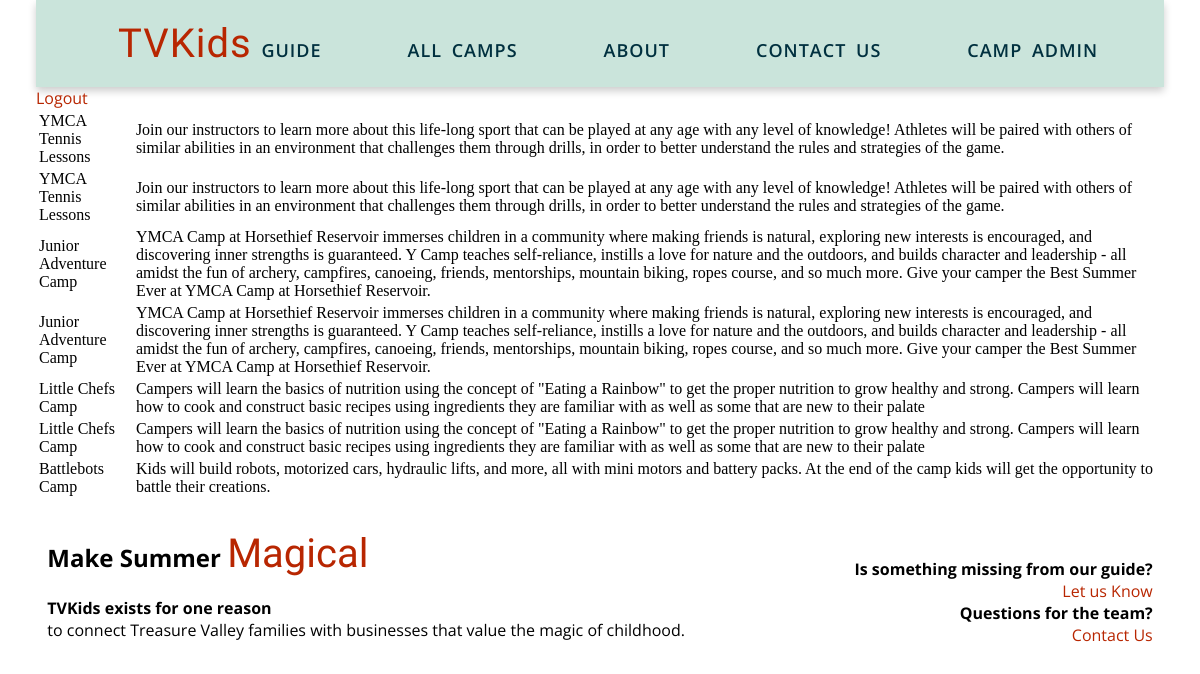
/camp-management.php (signed in), run on the app's committed database.
### tables this page shows
CREATE TABLE CampProvider (provider_id INTEGER PRIMARY KEY AUTO_INCREMENT, 
							   company_name VARCHAR(100) NOT NULL, 
							   website VARCHAR(150) NOT NULL UNIQUE, 
							   address_1 VARCHAR(100) NOT NULL, 
							   address_2 VARCHAR(100), 
							   city VARCHAR(100) NOT NULL, 
							   state VARCHAR(2) NOT NULL, 
							   zipcode VARCHAR (20) NOT NULL, 
							   isActive BOOLEAN DEFAULT 1);

CREATE TABLE Camp (camp_id INTEGER PRIMARY KEY AUTO_INCREMENT, 
						   provider_id INTEGER NOT NULL, 
						   camp_name VARCHAR(100) NOT NULL, 
						
						   camp_location VARCHAR(100),
						   address_1 VARCHAR(100),
						   address_2 VARCHAR(100), 
						   city VARCHAR(100), 
						   state VARCHAR(2), 
						   zipcode VARCHAR (20), 
						   description MEDIUMTEXT NOT NULL, 
						   isActive BOOLEAN DEFAULT 1, 
						   FOREIGN KEY (provider_id) REFERENCES Admin(provider_id), 
						   INDEX(provider_id));

### Dao.php (called while the page is built, shortened)
<?php
class Dao {
    private $host = "us-cdbr-iron-east-03.cleardb.net";
    private $db = "heroku_9bd6986b3a0fe57";
    private $user = "b934344d348a79";
    private $pass = "0f8b4c56";
    public function getConnection () {
        return new PDO("mysql:host={$this->host};dbname={$this->db}", $this->user,$this->pass);
    }
    public function getSessionsforAdmin ($username) {
        $conn = $this->getConnection();
        return $conn->query("SELECT DISTINCT Session.session_id, Session.start_date, Session.end_date, Session.cost, Session.isActive, Session.session_notes, Session.camp_location, Session.address_1, Session.address_2, Session.city, Session.state, Session.zipcode, Camp.camp_id, Camp.camp_name, Camp.camp_name, Camp.camp_location, Camp.address_1, Camp.address_2, Camp.city, Camp.state, Camp.zipcode, Camp.description, Camp.isActive, CampProvider.company_name, CampProvider.website, CampProvider.address_1, CampProvider.address_2, CampProvider.city, CampProvider.state, CampProvider.zipcode, CampProvider.isActive FROM CampProvider Join Camp on CampProvider.provider_id=Camp.provider_id Join Session on Camp.camp_id = Session.camp_id Join Admin on CampProvider.provider_id = Admin.provider_id Join User on Admin.user_id = User.user_id where email = '$username'");
    }
}

### camp-management.php (the view, shortened to what this page needs)
<?php
include("Templates/header.php");
?>
<a href="logout-handler.php">Logout</a>
<?php
require_once 'Dao.php';
$dao = new Dao();
$camps = $dao->getSessionsForAdmin($_SESSION["email_preset"]);
echo "<table id='camps'>";
foreach ($camps as $camp) {
  echo "<tr><td>{$camp['camp_name']}</td><td>{$camp['description']}</td></tr>";
}
echo "</table>";
?>

### Styles/tvCustom.css (style rules this page uses)
body { width: 94%; margin: 0 auto; }
a:link, a:visited { font-family: 'Open Sans'; text-decoration: initial; color: #B82601; }
.eyecatcher { font-family: Indie Flower; font-size: 40px; color: #B82601; font-style: normal; font-variant: normal; font-weight: 400; text-transform: none; }
footer { margin-bottom: 20em; }
.left-footer { font-family: 'Open Sans'; width: 60%; float: left; margin: 1% }
.right-footer { font-family: 'Open Sans'; padding-top: 3em; width: 30%; text-align: right; float: right; margin: 1% }

### data on the page
campprovider: camp.camp_name "YMCA Tennis Lessons", camp.description "Join our instructors to learn more about this life-long sport that can be played at any age with any level of knowledge! Athletes will be paired with others of similar abilities in an environment that challenges them through drills, in order to better understand the rules and strategies of the game.", camp.camp_name "Junior Adventure Camp", camp.description "YMCA Camp at Horsethief Reservoir immerses children in a community where making friends is natural, exploring new interests is encouraged, and discovering inner strengths is guaranteed. Y Camp teaches self-reliance, instills a love for nature and the outdoors, and builds character and leadership - all amidst the fun of archery, campfires, canoeing, friends, mentorships, mountain biking, ropes course, and so much more. Give your camper the Best Summer Ever at YMCA Camp at Horsethief Reservoir.", camp.camp_name "Little Chefs Camp", camp.description "Campers will learn the basics of nutrition using the concept of \"Eating a Rainbow\" to get the proper nutrition to grow healthy and strong. Campers will learn how to cook and construct basic recipes using ingredients they are familiar with as well as some that are new to their palate", camp.camp_name "Battlebots Camp", camp.description "Kids will build robots, motorized cars, hydraulic lifts, and more, all with mini motors and battery packs. At the end of the camp kids will get the opportunity to battle their creations."
